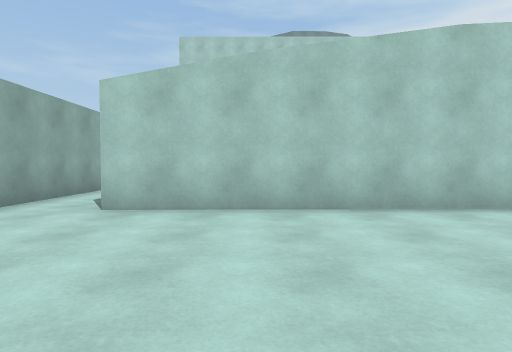
view 1 (above)

24 first-person views from a walk through a 3-D level made in the Unity game engine. The camera is 1.2 m above the floor, tilts 2° down and sees 75° across. The floor is counted in squares, 2 m on a side. Each view is taken from the middle of a square. On the plan, view 1 faces up. The plan holds only what a view shows up to about 10 squares ahead; the rest is blank. The place goes on beyond the plan. The player is left out.

view 2
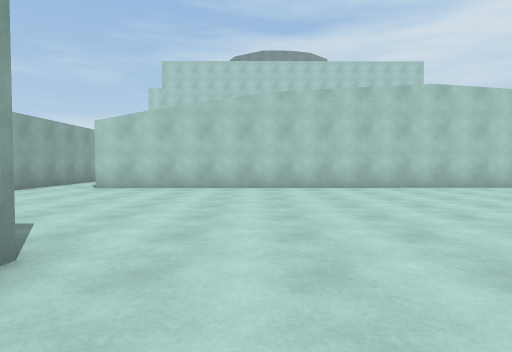

view 3
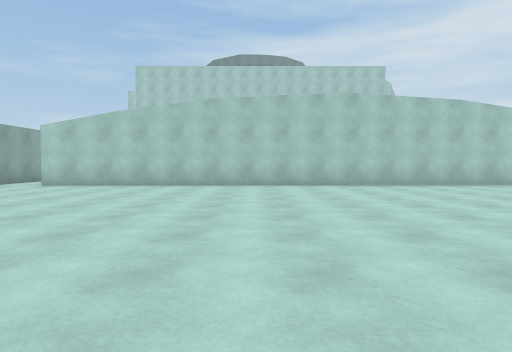

view 4
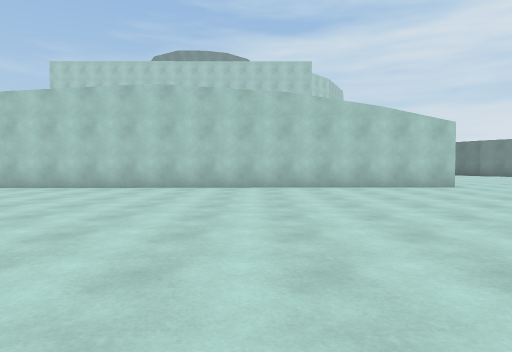

view 5
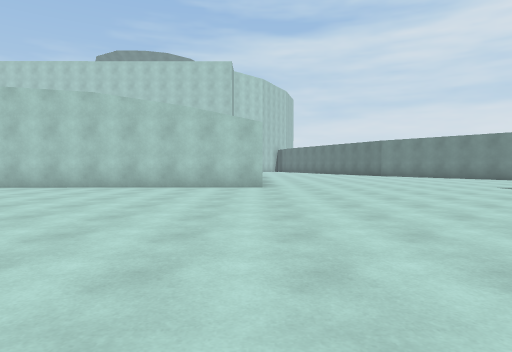

view 6
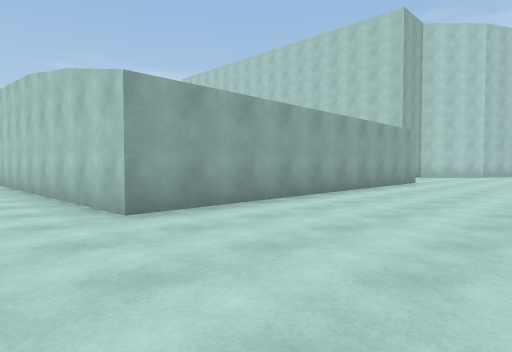

view 7
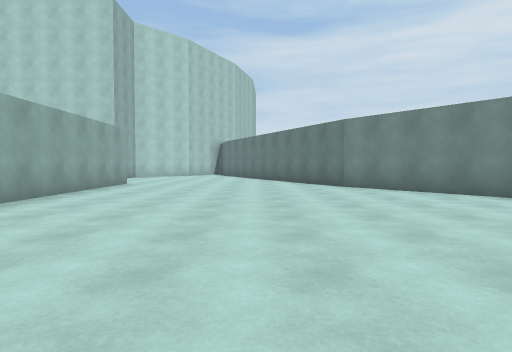

view 8
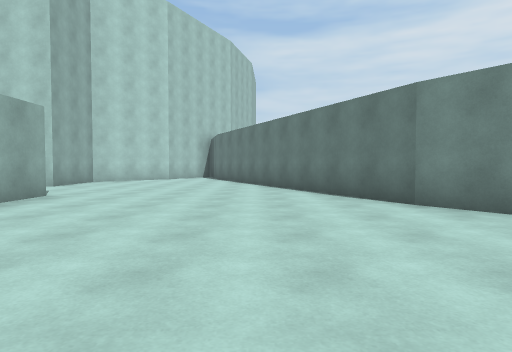

view 9
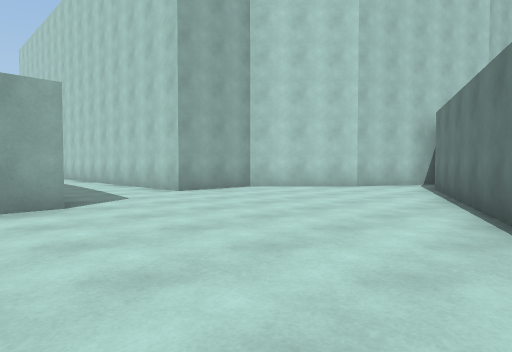

view 10
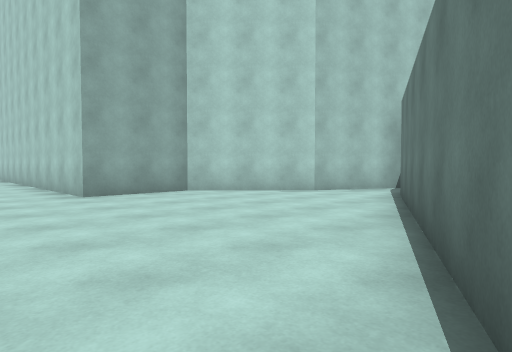

view 11
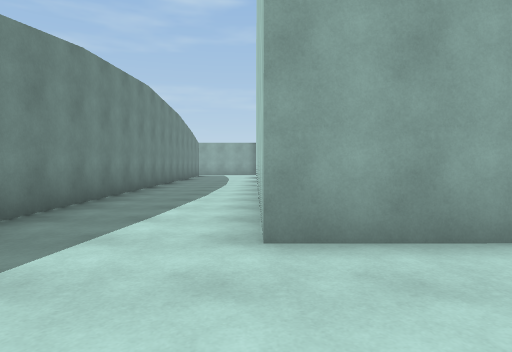

view 12
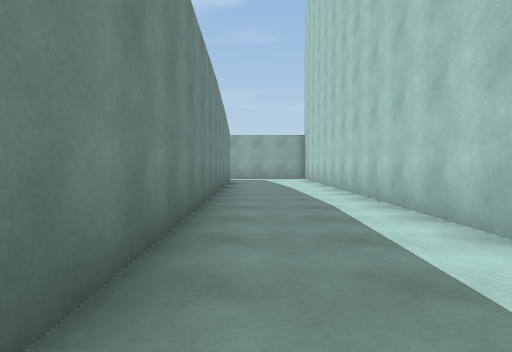

view 13
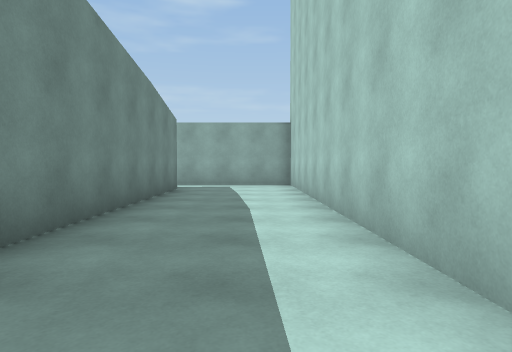

view 14
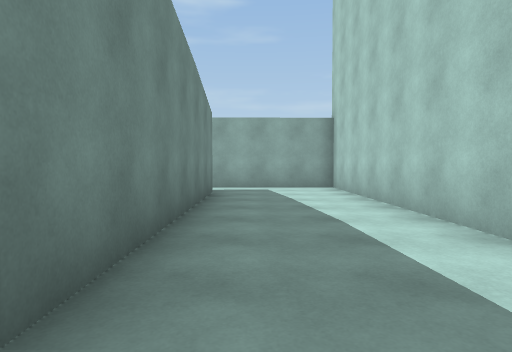

view 15
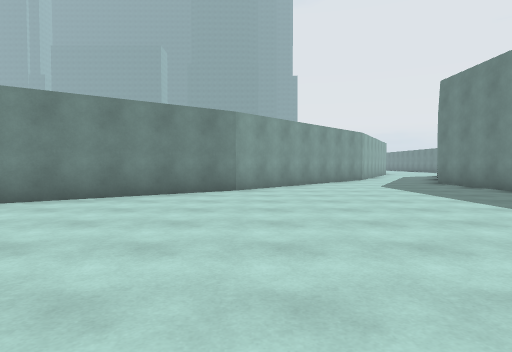

view 16
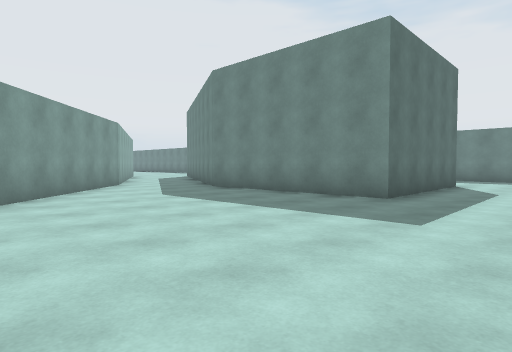

view 17
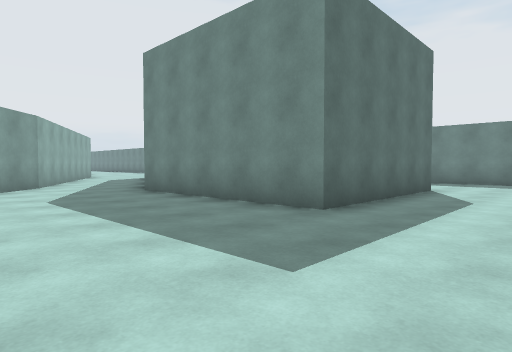

view 18
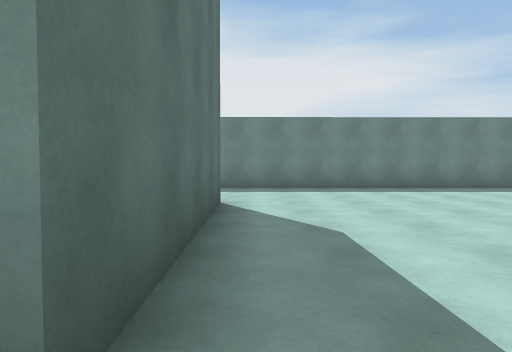

view 19
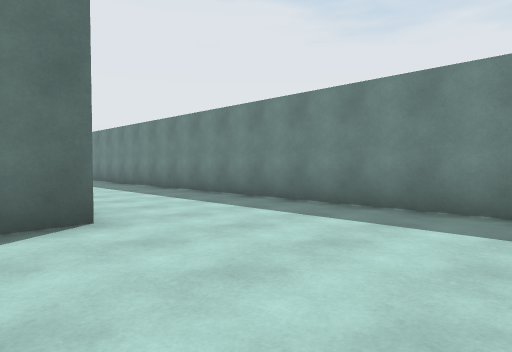

view 20
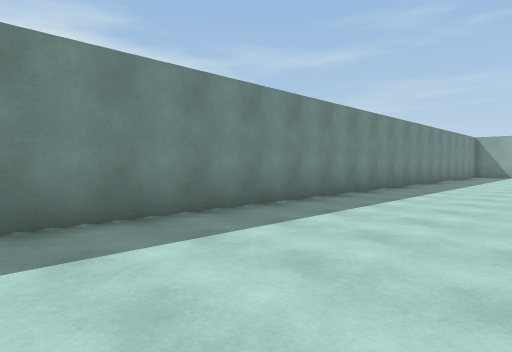

view 21
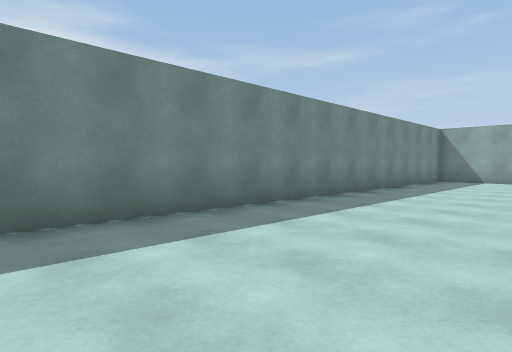

view 22
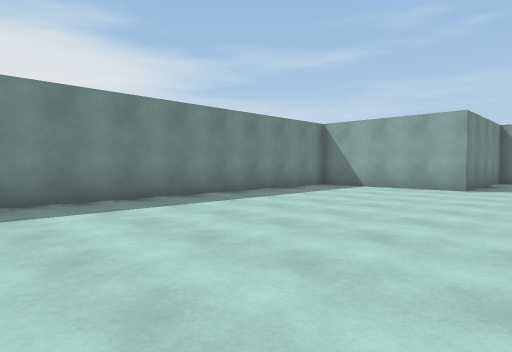

view 23
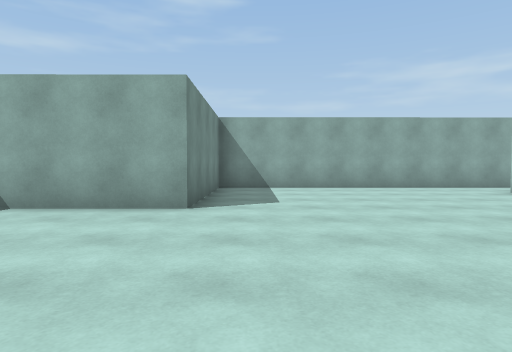

view 24
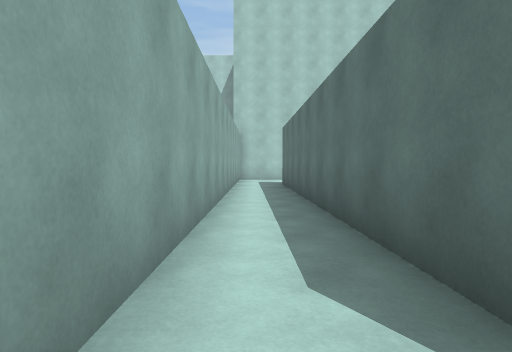

### Floor plan
Points are (right, up) in squares from view 1. A wall is a line through its corners. A room is listed if a view was taken in it or the views show most of it. See-through windows are left out.
Room 1 (views 1, 2, 3, 4, 5, 6, 7, 8, 9, 10, 11, 12, 13, 14, 15, 16, 17, 18, 19, 20, 21, 22, 23, 24)
walls: (21.6, -2.3) (21.5, 2.3) (26.3, 2.4) (27.2, 1.9); (23.7, 8.4) (20.3, 12.9); (20.4, 12.9) (16.4, 21.5); (14, 14.4) (14.2, 4.7) (-2, 4.4); (28.8, 3.9) (23.6, 8.5); (30.3, 3.1) (28.6, 4); (-2, 5.2) (-2.2, 14.1) (11.5, 14.3); (14.6, 21.5) (12.5, 19.3) (12.5, 17.1) (-3.6, 17) (-3.5, -1.9) (0.5, -1.9) (0.5, -5.6) (27.8, -5.5); (15.6, 23.5) (14.5, 21.4)

Where each view was taken, in squares from view 1:
view 1: 0 up, 0 right, facing up
view 2: 4 down, 2 right, facing up
view 3: 5 down, 4 right, facing up
view 4: 4 down, 9 right, facing up
view 5: 4 down, 14 right, facing up
view 6: 3 up, 18 right, facing up-left
view 7: 4 up, 18 right, facing up
view 8: 8 up, 18 right, facing up
view 9: 13 up, 19 right, facing up-left
view 10: 15 up, 19 right, facing up-left
view 11: 17 up, 15 right, facing left
view 12: 15 up, 10 right, facing left
view 13: 16 up, 6 right, facing left
view 14: 15 up, 5 right, facing left
view 15: 8 up, 16 right, facing right
view 16: 8 up, 19 right, facing down-right
view 17: 6 up, 19 right, facing down-right
view 18: 3 up, 21 right, facing down
view 19: 1 down, 18 right, facing down-right
view 20: 2 down, 18 right, facing down-left
view 21: 2 down, 13 right, facing down-left
view 22: 0 up, 9 right, facing down-left
view 23: 1 down, 5 right, facing left
view 24: 4 up, 3 left, facing up
